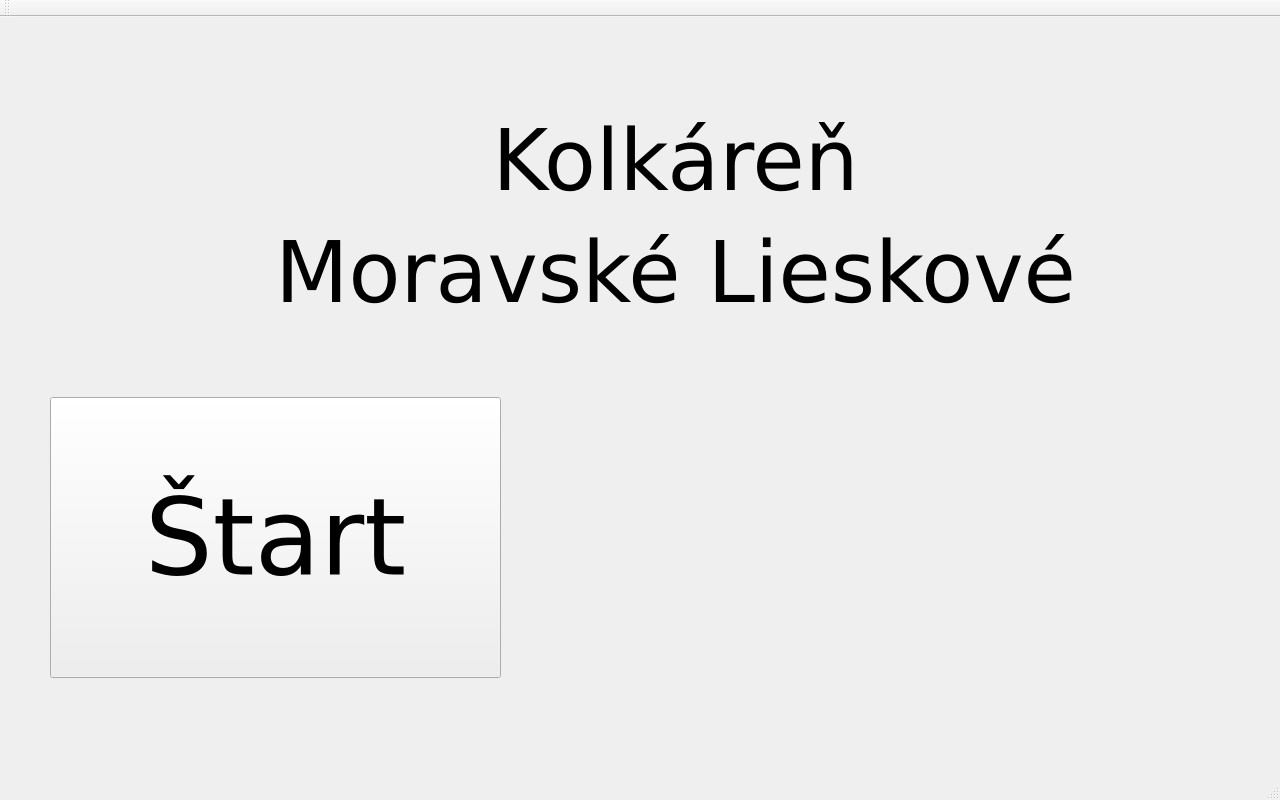
<?xml version="1.0" encoding="UTF-8"?>
<ui version="4.0">
 <class>MainWindow</class>
 <widget class="QMainWindow" name="MainWindow">
  <property name="geometry">
   <rect>
    <x>0</x>
    <y>0</y>
    <width>1280</width>
    <height>800</height>
   </rect>
  </property>
  <property name="windowTitle">
   <string>MainWindow</string>
  </property>
  <widget class="QWidget" name="centralWidget">
   <widget class="QPushButton" name="startButton">
    <property name="geometry">
     <rect>
      <x>50</x>
      <y>380</y>
      <width>451</width>
      <height>281</height>
     </rect>
    </property>
    <property name="font">
     <font>
      <family>Verdana</family>
      <pointsize>80</pointsize>
     </font>
    </property>
    <property name="text">
     <string>Štart</string>
    </property>
   </widget>
   <widget class="QLabel" name="label">
    <property name="geometry">
     <rect>
      <x>1040</x>
      <y>280</y>
      <width>331</width>
      <height>371</height>
     </rect>
    </property>
    <property name="font">
     <font>
      <pointsize>15</pointsize>
     </font>
    </property>
    <property name="text">
     <string/>
    </property>
    <property name="pixmap">
     <pixmap>../tylnesh/Desktop/pi/Grafika_kolkaren/assets/assets/Obrazky/DKL logo 0 - s orechom - male.png</pixmap>
    </property>
   </widget>
   <widget class="QLabel" name="label_3">
    <property name="geometry">
     <rect>
      <x>40</x>
      <y>60</y>
      <width>1271</width>
      <height>280</height>
     </rect>
    </property>
    <property name="font">
     <font>
      <family>Verdana</family>
      <pointsize>64</pointsize>
     </font>
    </property>
    <property name="acceptDrops">
     <bool>false</bool>
    </property>
    <property name="layoutDirection">
     <enum>Qt::RightToLeft</enum>
    </property>
    <property name="text">
     <string>&lt;html&gt;&lt;head/&gt;&lt;body&gt;&lt;p align=&quot;center&quot;&gt;Kolkáreň&lt;/p&gt;&lt;p align=&quot;center&quot;&gt;Moravské Lieskové&lt;/p&gt;&lt;/body&gt;&lt;/html&gt;</string>
    </property>
   </widget>
   <widget class="QLabel" name="label_2">
    <property name="geometry">
     <rect>
      <x>920</x>
      <y>320</y>
      <width>261</width>
      <height>361</height>
     </rect>
    </property>
    <property name="text">
     <string/>
    </property>
    <property name="pixmap">
     <pixmap resource="ninepins.qrc">:/images/lOGO.png</pixmap>
    </property>
   </widget>
  </widget>
  <widget class="QMenuBar" name="menuBar">
   <property name="geometry">
    <rect>
     <x>0</x>
     <y>0</y>
     <width>1280</width>
     <height>40</height>
    </rect>
   </property>
  </widget>
  <widget class="QToolBar" name="mainToolBar">
   <attribute name="toolBarArea">
    <enum>TopToolBarArea</enum>
   </attribute>
   <attribute name="toolBarBreak">
    <bool>false</bool>
   </attribute>
  </widget>
  <widget class="QStatusBar" name="statusBar"/>
 </widget>
 <layoutdefault spacing="6" margin="11"/>
 <resources>
  <include location="ninepins.qrc"/>
 </resources>
 <connections/>
</ui>
